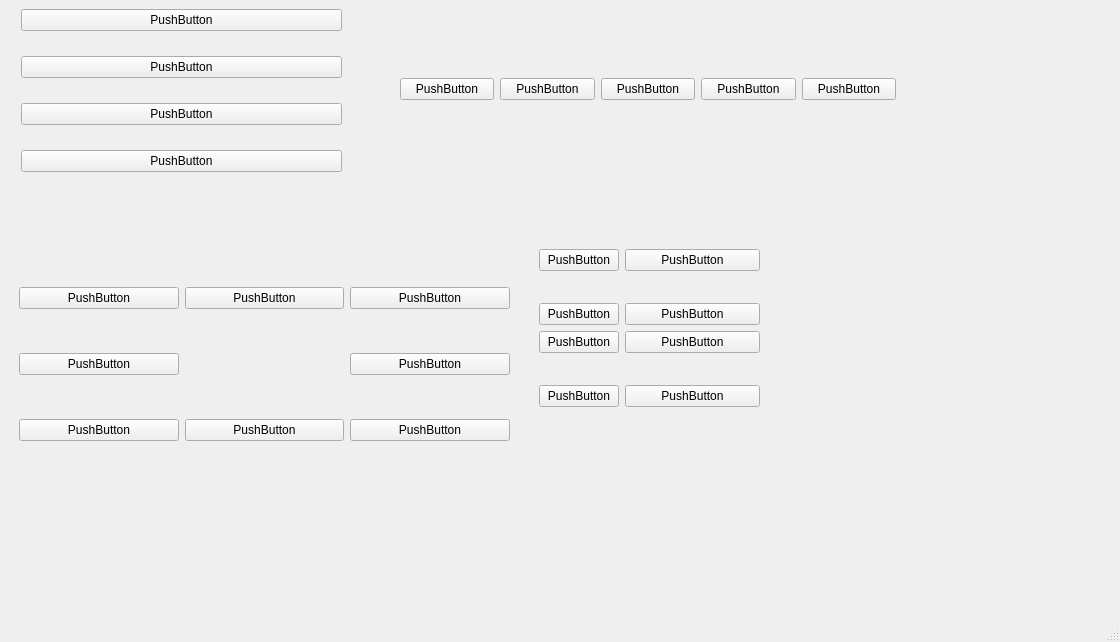
<?xml version="1.0" encoding="UTF-8"?>
<ui version="4.0">
 <class>MainWindow</class>
 <widget class="QMainWindow" name="MainWindow">
  <property name="geometry">
   <rect>
    <x>0</x>
    <y>0</y>
    <width>1120</width>
    <height>642</height>
   </rect>
  </property>
  <property name="windowTitle">
   <string>MainWindow</string>
  </property>
  <widget class="QWidget" name="centralwidget">
   <widget class="QWidget" name="verticalLayoutWidget">
    <property name="geometry">
     <rect>
      <x>21</x>
      <y>-10</y>
      <width>321</width>
      <height>201</height>
     </rect>
    </property>
    <layout class="QVBoxLayout" name="verticalLayout">
     <item>
      <widget class="QPushButton" name="pushButton">
       <property name="text">
        <string>PushButton</string>
       </property>
      </widget>
     </item>
     <item>
      <widget class="QPushButton" name="pushButton_2">
       <property name="text">
        <string>PushButton</string>
       </property>
      </widget>
     </item>
     <item>
      <widget class="QPushButton" name="pushButton_3">
       <property name="text">
        <string>PushButton</string>
       </property>
      </widget>
     </item>
     <item>
      <widget class="QPushButton" name="pushButton_4">
       <property name="text">
        <string>PushButton</string>
       </property>
      </widget>
     </item>
    </layout>
   </widget>
   <widget class="QWidget" name="horizontalLayoutWidget">
    <property name="geometry">
     <rect>
      <x>400</x>
      <y>-11</y>
      <width>496</width>
      <height>201</height>
     </rect>
    </property>
    <layout class="QHBoxLayout" name="horizontalLayout">
     <item>
      <widget class="QPushButton" name="pushButton_9">
       <property name="text">
        <string>PushButton</string>
       </property>
      </widget>
     </item>
     <item>
      <widget class="QPushButton" name="pushButton_8">
       <property name="text">
        <string>PushButton</string>
       </property>
      </widget>
     </item>
     <item>
      <widget class="QPushButton" name="pushButton_7">
       <property name="text">
        <string>PushButton</string>
       </property>
      </widget>
     </item>
     <item>
      <widget class="QPushButton" name="pushButton_6">
       <property name="text">
        <string>PushButton</string>
       </property>
      </widget>
     </item>
     <item>
      <widget class="QPushButton" name="pushButton_5">
       <property name="text">
        <string>PushButton</string>
       </property>
      </widget>
     </item>
    </layout>
   </widget>
   <widget class="QWidget" name="gridLayoutWidget">
    <property name="geometry">
     <rect>
      <x>19</x>
      <y>249</y>
      <width>491</width>
      <height>231</height>
     </rect>
    </property>
    <layout class="QGridLayout" name="gridLayout">
     <item row="0" column="0">
      <widget class="QPushButton" name="pushButton_10">
       <property name="text">
        <string>PushButton</string>
       </property>
      </widget>
     </item>
     <item row="0" column="1">
      <widget class="QPushButton" name="pushButton_13">
       <property name="text">
        <string>PushButton</string>
       </property>
      </widget>
     </item>
     <item row="1" column="0">
      <widget class="QPushButton" name="pushButton_11">
       <property name="text">
        <string>PushButton</string>
       </property>
      </widget>
     </item>
     <item row="2" column="0">
      <widget class="QPushButton" name="pushButton_12">
       <property name="text">
        <string>PushButton</string>
       </property>
      </widget>
     </item>
     <item row="2" column="1">
      <widget class="QPushButton" name="pushButton_14">
       <property name="text">
        <string>PushButton</string>
       </property>
      </widget>
     </item>
     <item row="0" column="2">
      <widget class="QPushButton" name="pushButton_15">
       <property name="text">
        <string>PushButton</string>
       </property>
      </widget>
     </item>
     <item row="1" column="2">
      <widget class="QPushButton" name="pushButton_16">
       <property name="text">
        <string>PushButton</string>
       </property>
      </widget>
     </item>
     <item row="2" column="2">
      <widget class="QPushButton" name="pushButton_17">
       <property name="text">
        <string>PushButton</string>
       </property>
      </widget>
     </item>
    </layout>
   </widget>
   <widget class="QWidget" name="formLayoutWidget">
    <property name="geometry">
     <rect>
      <x>539</x>
      <y>249</y>
      <width>221</width>
      <height>231</height>
     </rect>
    </property>
    <layout class="QFormLayout" name="formLayout">
     <item row="0" column="0">
      <widget class="QPushButton" name="pushButton_18">
       <property name="text">
        <string>PushButton</string>
       </property>
      </widget>
     </item>
     <item row="2" column="0">
      <widget class="QPushButton" name="pushButton_20">
       <property name="text">
        <string>PushButton</string>
       </property>
      </widget>
     </item>
     <item row="0" column="1">
      <widget class="QPushButton" name="pushButton_19">
       <property name="text">
        <string>PushButton</string>
       </property>
      </widget>
     </item>
     <item row="2" column="1">
      <widget class="QPushButton" name="pushButton_21">
       <property name="text">
        <string>PushButton</string>
       </property>
      </widget>
     </item>
     <item row="3" column="1">
      <widget class="QPushButton" name="pushButton_22">
       <property name="text">
        <string>PushButton</string>
       </property>
      </widget>
     </item>
     <item row="3" column="0">
      <widget class="QPushButton" name="pushButton_23">
       <property name="text">
        <string>PushButton</string>
       </property>
      </widget>
     </item>
     <item row="5" column="0">
      <widget class="QPushButton" name="pushButton_24">
       <property name="text">
        <string>PushButton</string>
       </property>
      </widget>
     </item>
     <item row="5" column="1">
      <widget class="QPushButton" name="pushButton_25">
       <property name="text">
        <string>PushButton</string>
       </property>
      </widget>
     </item>
     <item row="1" column="0">
      <spacer name="horizontalSpacer">
       <property name="orientation">
        <enum>Qt::Orientation::Horizontal</enum>
       </property>
       <property name="sizeHint" stdset="0">
        <size>
         <width>40</width>
         <height>20</height>
        </size>
       </property>
      </spacer>
     </item>
     <item row="4" column="0">
      <spacer name="horizontalSpacer_2">
       <property name="orientation">
        <enum>Qt::Orientation::Horizontal</enum>
       </property>
       <property name="sizeHint" stdset="0">
        <size>
         <width>40</width>
         <height>20</height>
        </size>
       </property>
      </spacer>
     </item>
    </layout>
   </widget>
  </widget>
  <widget class="QMenuBar" name="menubar">
   <property name="geometry">
    <rect>
     <x>0</x>
     <y>0</y>
     <width>1120</width>
     <height>22</height>
    </rect>
   </property>
  </widget>
  <widget class="QStatusBar" name="statusbar"/>
 </widget>
 <resources/>
 <connections/>
</ui>
